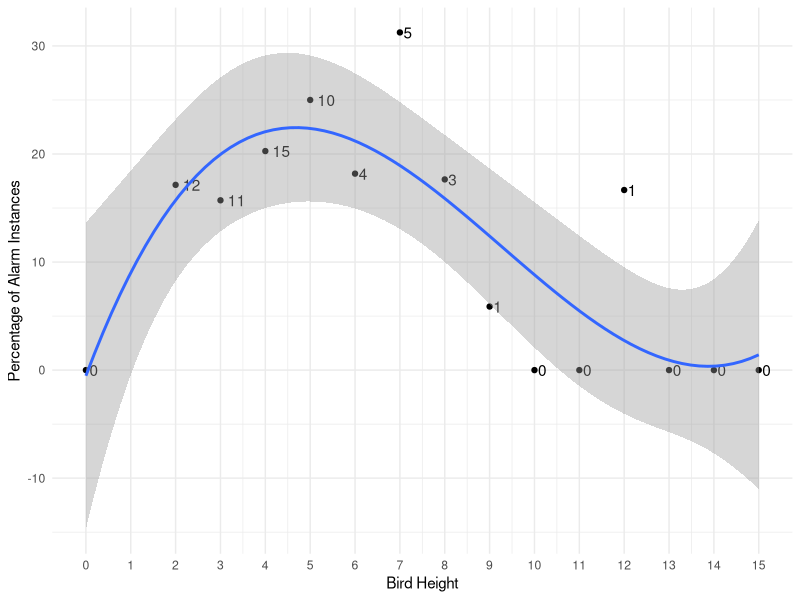
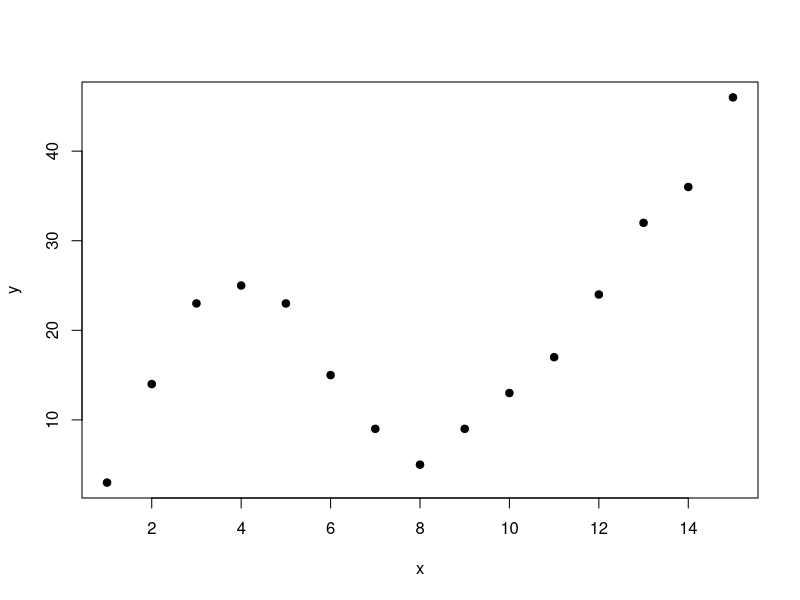
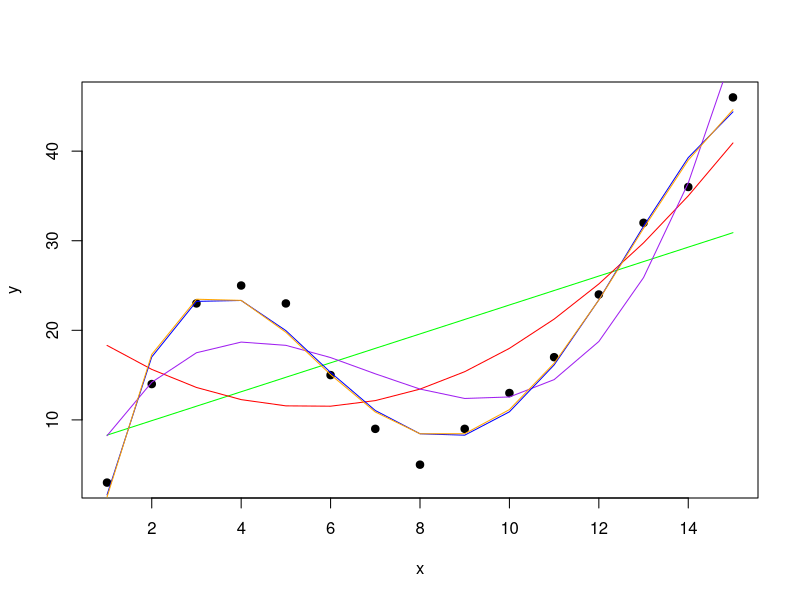

These figures' R source, in order: (Note: this script raises an error after producing the figures.)
## ---- chunk 1
library(here)
library(tidyverse)

hwk_data <- read_csv(here("data/HwkAll.csv"))
hwk_data[hwk_data=="na"] <- NA
hwk_data$Pre_Bird_Height <-  as.numeric(hwk_data$Pre_Bird_Height)
view(hwk_data)
str(hwk_data)
## ---- chunk 2
# Read the data from the "hwk" CSV file
df <- hwk_data  

# Filter the data for rows where hwk is equal to 1
hwk1_data <- df[df$hwk == 1,]
hwk_height_na <- hwk1_data %>% drop_na(Pre_Bird_Height)
hwk_less10 <- subset(hwk_height_na, Pre_Bird_Height <= 15)

# Calculate the unique integer "Pre_Height" values within hwk1_data
unique_pre_heights <- unique(round(hwk_less10$Pre_Bird_Height))

# Initialize empty vectors to store the percentages and sample sizes
percentage_values <- numeric(length(unique_pre_heights))
sample_sizes <- numeric(length(unique_pre_heights))

# Calculate the percentage and sample size for each unique integer "Pre_Height" value within hwk1_data
for (i in 1:length(unique_pre_heights)) {
  pre_height_value <- unique_pre_heights[i]
  total_count <- sum(round(hwk_less10$Pre_Bird_Height) == pre_height_value)
  alarm_count <- sum(round(hwk_less10$Pre_Bird_Height) == pre_height_value & hwk_height_na$Audio_React == "a")
  percentage_values[i] <- (alarm_count / total_count) * 100
  sample_sizes[i] <- alarm_count
}

# Create a data frame for plotting
plot_data <- data.frame(Pre_Height = unique_pre_heights, Percentage = percentage_values, Sample_Size = sample_sizes)

# Create a scatter plot with Pre_Height on the x-axis and Percentage on the y-axis
p <- ggplot(plot_data, aes(x = Pre_Height, y = Percentage)) +
  geom_point() +  # Scatter plot
  labs(x = "Bird Height", y = "Percentage of Alarm Instances") +
  theme_minimal() +
  geom_text(aes(label = Sample_Size), hjust = -0.4, vjust = 0.5) + 
  scale_x_continuous(breaks = unique_pre_heights) #+  # Add integer labels to the x-axis
  
  # Add a linear regression line while keeping the line between points
  #geom_smooth(method = "lm", se = FALSE, color = "blue")

p +
  stat_smooth(method = "lm", formula = y ~ poly(x, 3))

# polynomial lines
fit1 <- lm(Percentage~Pre_Height, data=plot_data)
fit2 <- lm(Percentage~poly(Pre_Height,2,raw=TRUE), data=plot_data)
fit3 <- lm(Percentage~poly(Pre_Height,3,raw=TRUE), data=plot_data)
fit4 <- lm(Percentage~poly(Pre_Height,4,raw=TRUE), data=plot_data)
fit5 <- lm(Percentage~poly(Pre_Height,5,raw=TRUE), data=plot_data)

#calculated adjusted R-squared of each model
summary(fit1)$adj.r.squared
summary(fit2)$adj.r.squared
summary(fit3)$adj.r.squared
summary(fit4)$adj.r.squared
summary(fit5)$adj.r.squared
## ---- chunk 3
#create data frame
df <- data.frame(x=1:15,
                 y=c(3, 14, 23, 25, 23, 15, 9, 5, 9, 13, 17, 24, 32, 36, 46))

#create a scatterplot of x vs. y
plot(df$x, df$y, pch=19, xlab='x', ylab='y')

#fit polynomial regression models up to degree 5
fit1 <- lm(y~x, data=df)
fit2 <- lm(y~poly(x,2,raw=TRUE), data=df)
fit3 <- lm(y~poly(x,3,raw=TRUE), data=df)
fit4 <- lm(y~poly(x,4,raw=TRUE), data=df)
fit5 <- lm(y~poly(x,5,raw=TRUE), data=df)

#create a scatterplot of x vs. y
plot(df$x, df$y, pch=19, xlab='x', ylab='y')

#define x-axis values
x_axis <- seq(1, 15, length=15)

#add curve of each model to plot
lines(x_axis, predict(fit1, data.frame(x=x_axis)), col='green')
lines(x_axis, predict(fit2, data.frame(x=x_axis)), col='red')
lines(x_axis, predict(fit3, data.frame(x=x_axis)), col='purple')
lines(x_axis, predict(fit4, data.frame(x=x_axis)), col='blue')
lines(x_axis, predict(fit5, data.frame(x=x_axis)), col='orange')

#calculated adjusted R-squared of each model
summary(fit1)$adj.r.squared
summary(fit2)$adj.r.squared
summary(fit3)$adj.r.squared
summary(fit4)$adj.r.squared
summary(fit5)$adj.r.squared

## ---- chunk 4

# Filter data to include only species with alarm call "a"
hwk1_data <- df[df$hwk == 1,]
hwk_alarm_data <- hwk1_data %>% filter(Audio_React == "a")
hwk_audio_na <- hwk_alarm_data %>% drop_na(Audio_React)
hwk_sex_na <- hwk_audio_na %>% drop_na(Sex)

# Convert Sex column to lowercase
hwk_sex_na$Sex <- tolower(hwk_sex_na$Sex)

# Group by species and sex, then calculate the percentage
df_species_sex <- hwk_sex_na %>%
  group_by(Scientific, Sex) %>%
  summarise(Count = n()) %>%
  mutate(Percentage = (Count / sum(Count)) * 100)

# Create the bar plot
ggplot(df_species_sex, aes(x = Scientific, y = Percentage, fill = Sex)) +
  geom_bar(stat = "identity", position = "dodge") +
  labs(title = "Percentage of Alarms by Sex for Each Species", x = "Species", y = "Percentage") +
  theme_minimal() +
  theme(axis.text.x = element_text(angle = 45, hjust = 1))

## ---- chunk 5

library(dplyr)
library(ggplot2)

# Step 1: Filter data to include only timestamps where Audio_React is "a"
df <- hwk_data
hwk1_data <- df[df$hwk == 1,]

# Identify the timestamps where any species has an alarm call "a"
alarm_timestamps <- hwk1_data %>%
  filter(Audio_React == "a") %>%
  select(Timestamp) %>%
  distinct()

# Filter original data to keep only those timestamps
filtered_data <- hwk1_data %>%
  filter(Timestamp %in% alarm_timestamps$Timestamp)

# Step 2: Filter out species that never alarm
species_with_alarms <- filtered_data %>%
  group_by(Scientific) %>%
  filter(any(Audio_React == "a")) %>%
  ungroup()

# Step 3: Calculate richness, abundance, and alarm percentage for each species and timestamp
species_data <- species_with_alarms %>%
  group_by(Timestamp) %>% 
  mutate(
    Richness = n_distinct(Scientific), # Number of unique species in the flock
    Abundance = n(),  # Total number of individuals in the flock
    Alarm_Count = sum(Audio_React == "a"),
    Alarm_Percentage = (Alarm_Count / Abundance) * 100
  ) %>%
  ungroup()

# Step 4: Create a plot for each species that has alarms
species_list <- unique(species_data$Scientific)

for (sp in species_list) {
  species_subset <- species_data %>% filter(Scientific == sp)
  
  p <- ggplot(species_subset) +
    geom_point(aes(x = Abundance, y = Alarm_Percentage, color = "Abundance"), size = 3) +
    geom_smooth(aes(x = Abundance, y = Alarm_Percentage, color = "Abundance"), 
                method = "lm", formula = y ~ poly(x, 2), se = FALSE) +
    geom_point(aes(x = Richness, y = Alarm_Percentage, color = "Richness"), size = 3) +
    geom_smooth(aes(x = Richness, y = Alarm_Percentage, color = "Richness"), 
                method = "lm", formula = y ~ poly(x, 2), se = FALSE) +
    labs(title = paste("Alarm Percentage vs Abundance and Richness for", sp), 
         x = "Abundance and Richness", 
         y = "Alarm Percentage (%)") +
    scale_color_manual(values = c("Abundance" = "red", "Richness" = "blue")) +
    theme_minimal() +
    theme(axis.text.x = element_text(angle = 45, hjust = 1))
  
  print(p)  # This will display the plot for each species in the loop
}

## ---- chunk 6
library(dplyr)
library(ggplot2)

# Step 1: Filter data to include only timestamps where Audio_React is "a"
df <- hwk_data
hwk1_data <- df[df$hwk == 1,]

# Identify the timestamps where any species has an alarm call "a"
alarm_timestamps <- hwk1_data %>%
  filter(Audio_React == "a") %>%
  select(Timestamp) %>%
  distinct()

# Filter original data to keep only those timestamps
filtered_data <- hwk1_data %>%
  filter(Timestamp %in% alarm_timestamps$Timestamp)

# Step 2: Filter out species that never alarm
species_with_alarms <- filtered_data %>%
  group_by(Scientific) %>%
  filter(any(Audio_React == "a")) %>%
  ungroup()

# Step 3: Calculate richness, abundance, and alarm percentage for each species and timestamp
species_data <- species_with_alarms %>%
  group_by(Timestamp) %>% 
  mutate(
    Richness = n_distinct(Scientific), # Number of unique species in the flock
    Abundance = n(),  # Total number of individuals in the flock
    Alarm_Count = sum(Audio_React == "a"),
    Alarm_Percentage = (Alarm_Count / Abundance) * 100
  ) %>%
  ungroup()

# Remove duplicate rows for plotting
plot_data <- species_data %>%
  group_by(Scientific) %>%
  summarise(
    Avg_Richness = mean(Richness),
    Avg_Abundance = mean(Abundance),
    Avg_Alarm_Percentage = mean(Alarm_Percentage)
  ) %>%
  ungroup()

# Plot Alarm Percentage vs Richness and Abundance
p <- ggplot(plot_data) +
  geom_point(aes(x = Avg_Richness, y = Avg_Alarm_Percentage, color = "Richness"), size = 3) +
  geom_smooth(aes(x = Avg_Richness, y = Avg_Alarm_Percentage, color = "Richness"), 
              method = "lm", formula = y ~ poly(x, 2), se = TRUE) +
  geom_point(aes(x = Avg_Abundance, y = Avg_Alarm_Percentage, color = "Abundance"), size = 3) +
  geom_smooth(aes(x = Avg_Abundance, y = Avg_Alarm_Percentage, color = "Abundance"), 
              method = "lm", formula = y ~ poly(x, 2), se = TRUE) +
  labs(title = "Alarm Percentage vs Richness and Abundance", 
       x = "Richness and Abundance", 
       y = "Average Alarm Percentage (%)") +
  scale_color_manual(values = c("Richness" = "blue", "Abundance" = "red")) +
  theme_minimal() +
  theme(legend.title = element_blank(), legend.position = "bottom")

# Print the plot
print(p)
## ---- chunk 7
library(dplyr)
library(ggplot2)

# Step 1: Filter data to include only relevant columns
hwk1_data <- df[df$hwk == 1,]

# Step 2: Calculate abundance, richness, and alarm percentage for each timestamp
timestamp_data <- hwk1_data %>%
  group_by(Timestamp) %>%
  summarise(
    Abundance = n(),  # Total number of individuals in the flock
    Richness = n_distinct(Scientific),  # Number of unique species in the flock
    Alarm_Count = sum(Audio_React == "a"),
    Alarm_Percentage = ifelse(Abundance > 0, (Alarm_Count / Abundance) * 100, 0)
  ) %>%
  ungroup()

# Step 3: Remove instances with 0% alarm percentage
filtered_data <- timestamp_data %>%
  filter(Alarm_Percentage > 0)

# Step 4: Plot Abundance and Richness vs Alarm Percentage
p <- ggplot(filtered_data) +
  geom_point(aes(x = Richness, y = Alarm_Percentage, color = "Richness"), size = 3) +
  geom_smooth(aes(x = Richness, y = Alarm_Percentage, color = "Richness"), 
              method = "lm", formula = y ~ poly(x, 1), se = TRUE) +
  geom_point(aes(x = Abundance, y = Alarm_Percentage, color = "Abundance"), size = 3) +
  geom_smooth(aes(x = Abundance, y = Alarm_Percentage, color = "Abundance"), 
              method = "lm", formula = y ~ poly(x, 1), se = TRUE) +
  labs(title = "Alarm Percentage vs Abundance and Richness", 
       x = "Abundance and Richness", 
       y = "Alarm Percentage (%)") +
  scale_color_manual(values = c("Richness" = "blue", "Abundance" = "red")) +
  scale_x_continuous(limits = c(0, 24)) +  # Set x-axis limit to 24
  scale_y_continuous(limits = c(0, 100)) +
  theme_minimal() +
  theme(legend.title = element_blank(), legend.position = "bottom")

# Print the plot
print(p)

## ---- chunk 8
library(dplyr)
library(ggplot2)

# Filter the data for rows where hwk is equal to 1 and Mid_Vocal is not NA
filtered_data <- df %>%
  filter(hwk == 1, !is.na(Mid_Vocal))

# Define the order of levels for Mid_Vocal
order_levels <- c("alarm", "call", "quiet", "song")

# Reorder the Mid_Vocal factor according to the defined order
filtered_data$Mid_Vocal <- factor(filtered_data$Mid_Vocal, levels = order_levels)

# Calculate the total count within each Tar_Sp2 category
total_counts <- filtered_data %>%
  group_by(Scientific) %>%
  summarize(total = n()) %>%
  ungroup()

# Calculate the percentage of each Mid_Vocal category within each Tar_Sp2 category
percentage_data <- filtered_data %>%
  group_by(Scientific, Mid_Vocal) %>%
  summarize(Count = n()) %>%
  ungroup() %>%
  left_join(total_counts, by = "Scientific") %>%
  mutate(Percentage = (Count / total) * 100)

# Filter to only include species with "alarm" occurrences
filtered_species <- percentage_data %>%
  filter(Mid_Vocal %in% order_levels)

# Create a stacked bar chart with the percentages
p <- ggplot(filtered_species, aes(x = Scientific, y = Percentage, fill = Mid_Vocal)) +
  geom_bar(stat = "identity", position = "stack", width = 0.7) +
  labs(x = "Tar_Sp2", y = "Percentage (%)", title = "Percentage of Mid_Vocal Responses by Tar_Sp2") +
  scale_y_continuous(limits = c(0, 100)) +  # Set y-axis limits to 0-100%
  scale_fill_manual(
    values = c("alarm" = "gray20", "call" = "gray40", "quiet" = "gray60", "song" = "gray"),
    guide = guide_legend(reverse = TRUE)  # Reverse the legend order
  ) +
  theme_minimal() +
  theme(axis.text.x = element_text(angle = 45, hjust = 1, size = 10))

# Print the plot
print(p)

## ---- chunk 9
library(dplyr)
library(ggplot2)

# Filter the data for rows where hwk is equal to 1 and Mid_Vocal is not NA
filtered_data <- df %>%
  filter(hwk == 1, !is.na(Mid_Vocal))

# Define the order of levels for Mid_Vocal with "alarm" at the bottom
order_levels <- c("alarm", "call", "quiet", "song")

# Reorder the Mid_Vocal factor according to the defined order
filtered_data$Mid_Vocal <- factor(filtered_data$Mid_Vocal, levels = order_levels)

# Calculate the total count of Mid_Vocal responses for each species
total_counts <- filtered_data %>%
  group_by(Scientific) %>%
  summarize(total = n(), .groups = 'drop')

# Calculate the count of each Mid_Vocal category within each species
percentage_data <- filtered_data %>%
  group_by(Scientific, Mid_Vocal) %>%
  summarize(Count = n(), .groups = 'drop') %>%
  left_join(total_counts, by = "Scientific") %>%
  mutate(Percentage = (Count / total) * 100)

# Create a stacked bar chart with the percentages, ensuring "alarm" is at the bottom
p <- ggplot(percentage_data, aes(x = Scientific, y = Percentage, fill = Mid_Vocal)) +
  geom_bar(stat = "identity", position = "stack", width = 0.7) +
  labs(x = "Species", y = "Percentage (%)", title = "Percentage of Mid_Vocal Responses by Species") +
  scale_y_continuous(limits = c(0, 100)) +  # Set y-axis limits to 0-100%
  scale_fill_manual(
    values = c("alarm" = "gray20", "call" = "gray40", "quiet" = "gray60", "song" = "gray80"),
    guide = guide_legend(reverse = TRUE)  # Reverse the legend order
  ) +
  theme_minimal() +
  theme(axis.text.x = element_text(angle = 90, hjust = 1, size = 10))  # Rotate x-axis labels for readability

# Print the plot
print(p)

